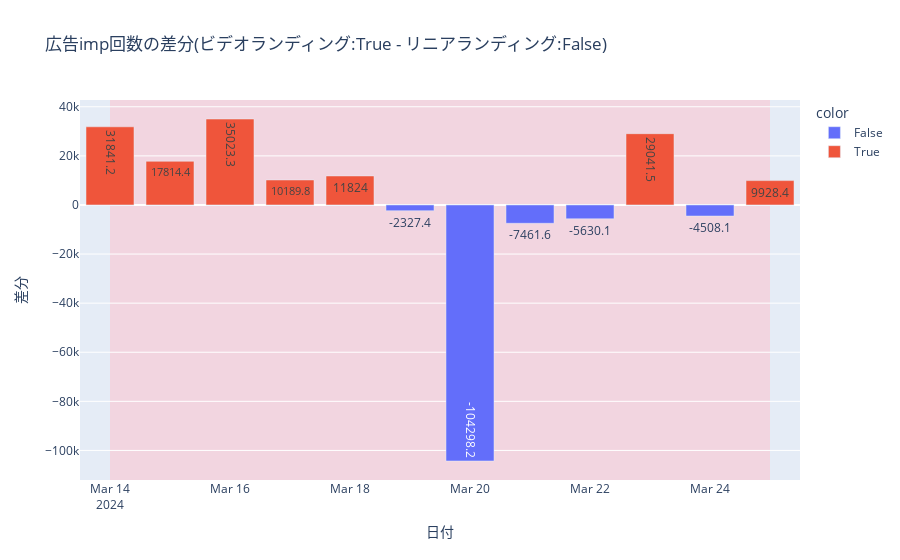

The notebook cell this image was saved under:
### Code cell
import plotly.express as px

start_dt = '2024-03-14'
end_dt = '2024-03-25'

# variation_idでの差分を各指標で取得して、棒グラフで可視化
_diff = df.query('dt >= "2024-03-14" & dt <= "2024-03-25"')[['dt', 'variation_id'] + ['imp_ad_cnt']].groupby(['dt', 'variation_id']).sum().unstack().diff(axis=1).fillna(0)
# _diff = df[['dt', 'variation_id'] + ['imp_ad_cnt']].groupby(['dt', 'variation_id']).sum().unstack().diff(axis=1).fillna(0)
_diff.columns = _diff.columns.droplevel()
_diff = _diff.reset_index()
_diff = _diff.melt(id_vars=['dt'], var_name='variation_id', value_name='diff')
_diff['variation_id'] = _diff['variation_id'].astype(str)
_diff['round'] = _diff['diff'].round(1)
_diff['color'] = _diff['diff'] > 0
fig = px.bar(_diff, x='dt', y='diff', color='color', text = 'round', title='広告imp回数の差分(ビデオランディング:True - リニアランディング:False)', labels={'diff': '差分', 'dt': '日付'})
# start_dt, end_dtを薄いピンクで囲う
fig.add_vrect(x0=start_dt, x1=end_dt, fillcolor="pink", opacity=0.5, layer="below", line_width=0)
fig.show()

### Figure 1 — Plotly figure (JSON) as saved in the notebook; plotly's stock layout.template omitted (floating-point values rounded to 4 significant figures)
{"data": [{"alignmentgroup": "True", "hovertemplate": "color=False<br>日付=%{x}<br>差分=%{y}<br>round=%{text}<extra></extra>", "legendgroup": "False", "marker": {"color": "#636efa", "pattern": {"shape": ""}}, "name": "False", "offsetgroup": "False", "orientation": "v", "showlegend": true, "text": [0, 0, 0, 0, 0, 0, 0, 0, 0, 0, 0, 0, -2327.0, -104300.0, -7462.0, -5630.0, -4508.0], "textposition": "auto", "type": "bar", "x": ["2024-03-14", "2024-03-15", "2024-03-16", "2024-03-17", "2024-03-18", "2024-03-19", "2024-03-20", "2024-03-21", "2024-03-22", "2024-03-23", "2024-03-24", "2024-03-25", "2024-03-19", "2024-03-20", "2024-03-21", "2024-03-22", "2024-03-24"], "xaxis": "x", "y": [0, 0, 0, 0, 0, 0, 0, 0, 0, 0, 0, 0, -2327.0, -104300.0, -7462.0, -5630.0, -4508.0], "yaxis": "y"}, {"alignmentgroup": "True", "hovertemplate": "color=True<br>日付=%{x}<br>差分=%{y}<br>round=%{text}<extra></extra>", "legendgroup": "True", "marker": {"color": "#EF553B", "pattern": {"shape": ""}}, "name": "True", "offsetgroup": "True", "orientation": "v", "showlegend": true, "text": [31840.0, 17810.0, 35020.0, 10190.0, 11824, 29040.0, 9928.0], "textposition": "auto", "type": "bar", "x": ["2024-03-14", "2024-03-15", "2024-03-16", "2024-03-17", "2024-03-18", "2024-03-23", "2024-03-25"], "xaxis": "x", "y": [31840.0, 17810.0, 35020.0, 10190.0, 11820.0, 29040.0, 9928.0], "yaxis": "y"}], "layout": {"barmode": "relative", "legend": {"title": {"text": "color"}, "tracegroupgap": 0}, "shapes": [{"fillcolor": "pink", "layer": "below", "line": {"width": 0}, "opacity": 0.5, "type": "rect", "x0": "2024-03-14", "x1": "2024-03-25", "xref": "x", "y0": 0, "y1": 1, "yref": "y domain"}], "title": {"text": "広告imp回数の差分(ビデオランディング:True - リニアランディング:False)"}, "xaxis": {"anchor": "y", "domain": [0, 1], "title": {"text": "日付"}}, "yaxis": {"anchor": "x", "domain": [0, 1], "title": {"text": "差分"}}}}
